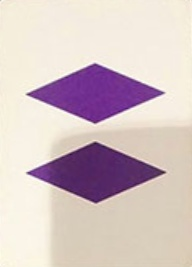
#> input picture images/training/diamond.jpg, 192 x 267 px
$ python -i set_solver.py   (imports and definitions only)   (Python 2 division)   (older library calls are emulated)
#> lines starting #> are read from the running program, lines starting #| are printed output that depends on the picture; after the words box and inside, x2 and y2 are one past the last pixel; in counts of white or black regions, pixels touching at a corner belong together
### util.py
import cv2
import random

import numpy as np
import set_solver as s


# [11 lines left out: function show, not called in this run]


def destroy(window_name):
	cv2.destroyWindow(window_name)


# (Stolen) utility code from
# http://git.io/vGi60A
# [23 lines left out: functions rectify, draw_contour, not called in this run]


def resize(src, shape):
	dest = cv2.resize(src, (shape[1], shape[0]))
	return dest


# get grayscale and slightly blurred image to remove noise
def preprocess(img):
	# grayscale
	gray = cv2.cvtColor(img, cv2.COLOR_BGR2GRAY)

	# gaussian blur to remove noise
	blur = cv2.GaussianBlur(gray, ksize=(5, 5), sigmaX=0)

	return blur


# inspired by
# http://martin.ankerl.com/2009/12/09/how-to-create-random-colors-programmatically/


# [47 lines left out: function random_color_palette, not called in this run]

### set_solver.py
import cv2
import util

import numpy as np
import set_constants as sc

from config import *

# [1 line not run here, left out]


class NoCardException(Exception):

	def __init__(self):
		super(NoCardException, self).__init__()


# [504 lines left out: functions resize_image, pretty_print_properties, detect_cards, transform_cards, transform_card, get_approx_poly and 20 more, not called in this run]

>>> import cv2
>>> picture = cv2.cvtColor(cv2.imread('images/training/diamond.jpg'), cv2.COLOR_BGR2RGB)
>>> result = detect_cards(picture)
#> in preprocess, `gray = cv2.cvtColor(img, cv2.COLOR_BGR2GRAY)`:
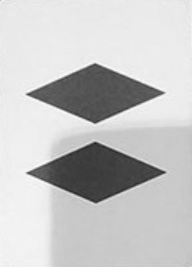
#> gray: shape (267, 192); min 30, max 252, mean 198.3
#> in get_canny, `canny = cv2.Canny(preprocessed, threshold1=200, threshold2=50)`:
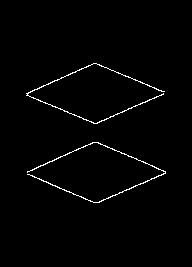
#> canny: shape (267, 192); 1.4% white in thin lines or dots, all inside (x1, y1, x2, y2) = (26, 63, 166, 203)
#> in get_canny, `dilated = cv2.dilate(canny, (10, 10))`:
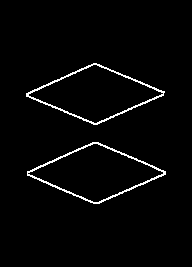
#> dilated: shape (267, 192); 2.5% white in thin lines or dots, all inside (x1, y1, x2, y2) = (26, 63, 166, 204)
#> in find_contours, `derp, contours, hierarchy = cv2.findContours( bin_img, cv2.RETR_TREE, ..`: contours = 4 contours; box (x1, y1, x2, y2) and area: (27, 142, 166, 204) 4560, (26, 63, 165, 125) 4445, (27, 143, 164, 203) 4196, (28, 64, 164, 124) 4094
#> in get_contour_info, `contour_areas = [cv2.contourArea(c) for c in contours]`: contour_areas = [4560.5, 4445, 4196.5, 4094.5]
#> (the run stopped early here; a loop or call above may not have finished)
